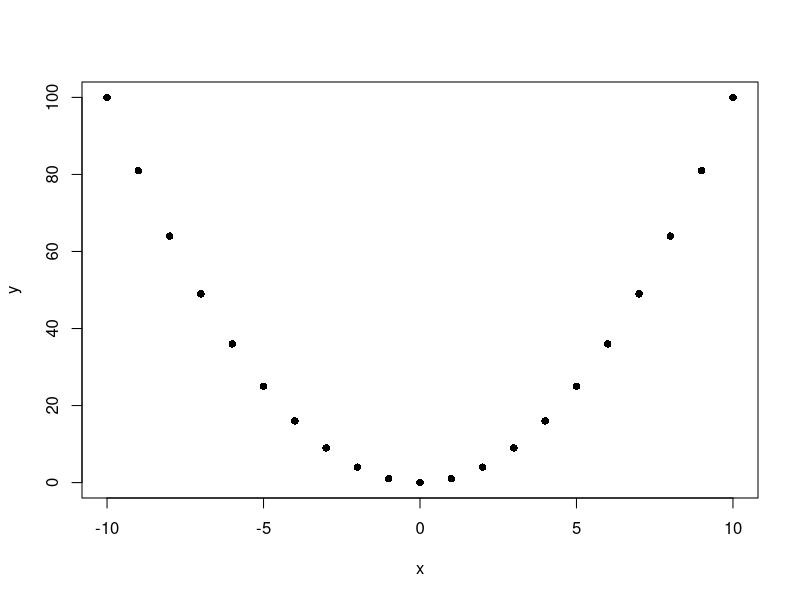

Write the R code that produced this figure.
## ---- chunk 1
knitr::opts_chunk$set(echo = TRUE)
## ---- chunk 2
library('mvtnorm')
## ---- chunk 3
  #define x and y = x^2
  x = -10:10
  y = x^2
  
  #plot x and y; clearly a relationship
  plot(x, y, pch = 16)
## ---- chunk 4
  cov(x,y)
## ---- chunk 5
#replicate
set.seed(110)

#define mean matrix; means of 2 and 1
mean.matrix = matrix(c(2, 1), nrow = 2, ncol = 1)

#define Covariance matrix (variances of 1, Covariance of 1/2)
cov.matrix =  matrix(c(1, 1/2, 1/2, 1), nrow = 2, ncol = 2)

#generate 4 data points for each of the two Normal r.v.'s
rmvnorm(4, mean = mean.matrix, sigma = cov.matrix)
## ---- chunk 6
#find the density at (1,1)
dmvnorm(c(1, 1), mean = mean.matrix, sigma = cov.matrix)
## ---- chunk 7
pexp(q=4000, rate = 1/2000) * pexp(q=4000, rate = 1/3000)
# for exponential function, the rate is 1 over the 'rate amount'. 
## ---- chunk 8
one_caller = pexp(q=12, rate = 1/10)
one_caller^3

#think of it as 1 per 10 minutes for the rate (1/lambda)

